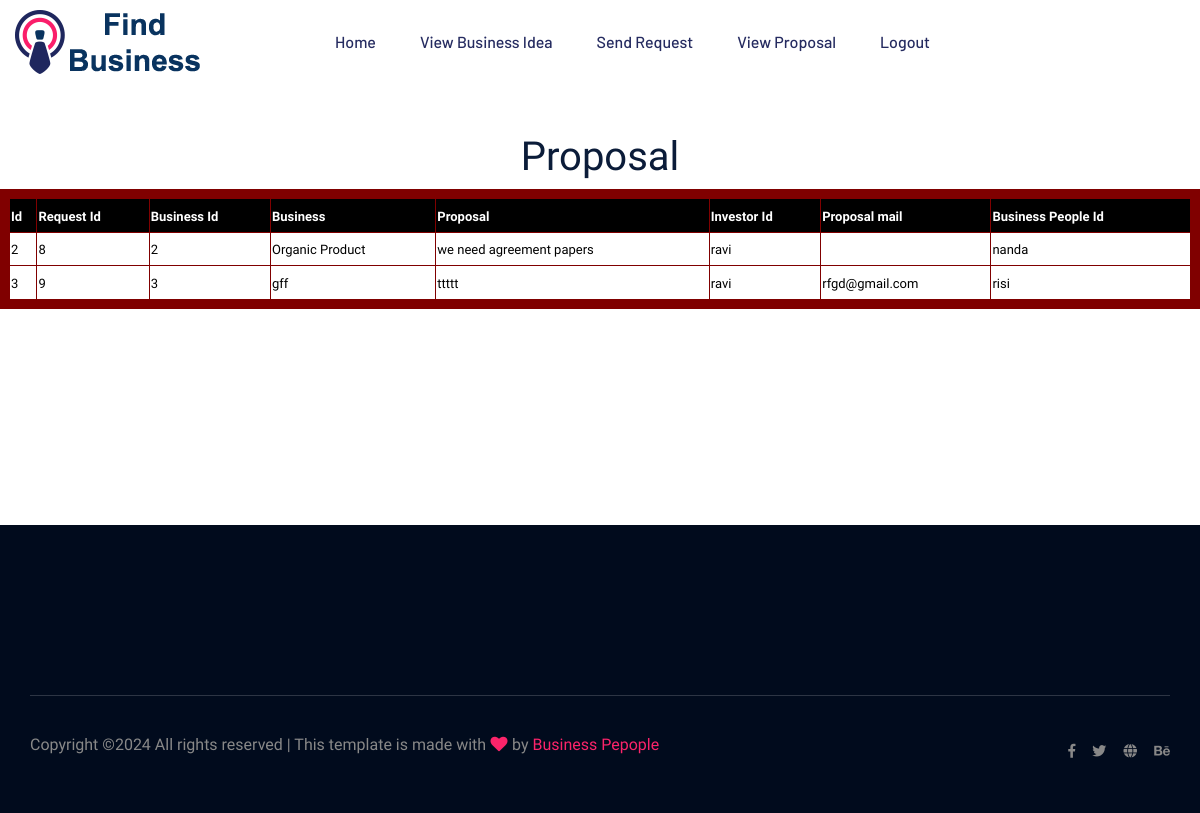
Screenshot of /Viewproposal1.php (signed in) with the database file from the repository.
### tables this page shows
CREATE TABLE IF NOT EXISTS `proposal` (
  `P_id` int(4) NOT NULL AUTO_INCREMENT,
  `R_id` int(4) NOT NULL,
  `B_id` varchar(100) NOT NULL,
  `Business` varchar(100) NOT NULL,
  `Proposaldesc` varchar(100) NOT NULL,
  `Invesid` varchar(100) NOT NULL,
  `pmail` varchar(50) NOT NULL,
  `Busipeoid` varchar(100) NOT NULL,
  PRIMARY KEY (`P_id`)
);

### Viewproposal1.php (the view, shortened to what this page needs)
<?php
include('Investorheader.php');
?>
<div align="center">
<form action="" name="register"  id="register" method="post">
	<br>
<h1>Proposal</h1>
	<table border="2" cellspacing="6" class="displaycontent" width="1200" height="120" style="border:10px solid #800000;" align="center">
	<tr>
			<th bgcolor=Black><font color=white size=2>Id</font></th>
			<th bgcolor=Black><font color=white size=2>Request Id</font></th>
			<th bgcolor=Black><font color=white size=2>Business Id</font></th>
			<th bgcolor=Black><font color=white size=2>Business</font></th>
			<th bgcolor=Black><font color=white size=2>Proposal</font></th>
			<th bgcolor=Black><font color=white size=2>Investor Id</font></th>
				<th bgcolor=Black><font color=white size=2>Proposal mail </font></th>
			<th bgcolor=Black><font color=white size=2>Business People Id</font></th>
	</tr>
	<?php
	$query = "select * from proposal where Invesid='".$_SESSION['login_user']."'";
	$result = mysql_query($query) or die(mysql_error());
	while($row = mysql_fetch_assoc($result))
		{
 ?>
	<tr>
		<td bgcolor=white><font color=#000000 size=2><?php echo $row['P_id']; ?></font></td>
		<td bgcolor=white><font color=#000000 size=2><?php echo $row['R_id']; ?></font></td>
		<td bgcolor=white><font color=#000000 size=2><?php echo $row['B_id']; ?></font></td>
		<td bgcolor=white><font color=#000000 size=2><?php echo $row['Business']; ?></font></td>
		<td bgcolor=white><font color=#000000 size=2><?php echo $row['Proposaldesc']; ?></font></td>
		<td bgcolor=white><font color=#000000 size=2><?php echo $row['Invesid']; ?></font></td>
		<td bgcolor=white><font color=#000000 size=2><?php echo $row['pmail']; ?></font></td>
		<td bgcolor=white><font color=#000000 size=2><?php echo $row['Busipeoid']; ?></font></td>
	</tr>
	<?php }  ?>
	</table>
	</form>
</div>
<?php
include('footer.php');
?>

### rows the page displays
proposal: P_id "2", R "8", B "2", Business "Organic Product", Proposaldesc "we need agreement papers", Invesid "ravi", Busipeoid "nanda"
proposal: P_id "3", R "9", B "3", Business "gff", Proposaldesc "ttttt", Invesid "ravi", pmail "rfgd@gmail.com", Busipeoid "risi"
